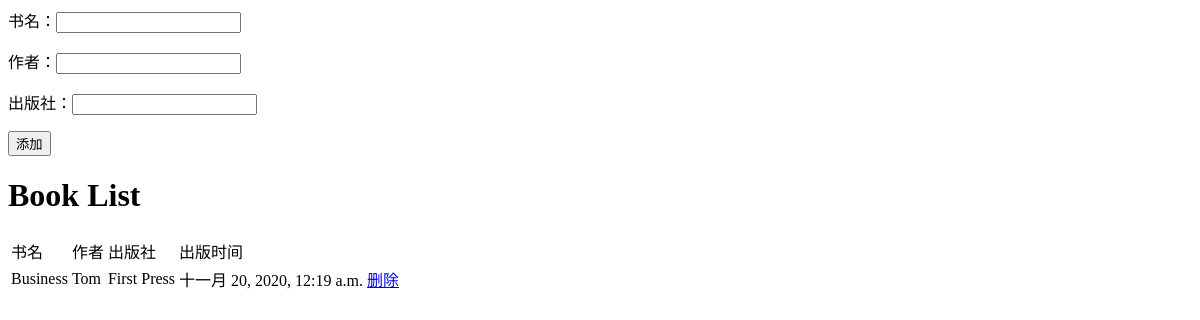
The app's page /, older data.
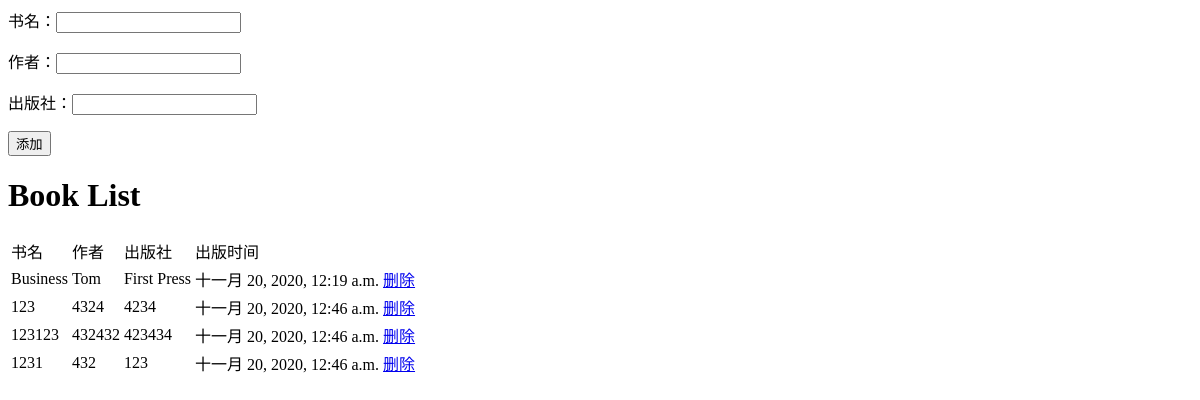
The same page, newer data.
### myApp/models.py (models this page shows)
class Book(models.Model):
    name = models.CharField(max_length=200)
    author = models.CharField(max_length=100)
    pub_house = models.CharField(max_length=200)
    pub_date = models.DateTimeField('date published')

### myApp/views.py (the view)
# urls.py: path('', views.detail, name='detail'),
def detail(request):
    book_list = Book.objects.order_by('pub_date')[:5]
    context = {'book_list': book_list}
    return render(request, 'myApp/detail.html', context)

### myApp/templates/myApp/detail.html (shortened to what this page needs)
<form action="/addBook/" method="post" name="addBook">
  <p><span>书名：</span><input type="text" name="name" /></p>
  <p><span>作者：</span><input type="text" name="author" /></p>
  <p><span>出版社：</span><input type="text" name="pub_house" /></p>
  <input type="submit" value="添加" />
</form>
<h1>Book List</h1>
<table>
  <tr>
    <td>书名</td>
    <td>作者</td>
    <td>出版社</td>
    <td>出版时间</td>
  </tr>
  {% for book in book_list.all %}
  <tr>
    <td>{{ book.name }}</td>
    <td>{{ book.author }}</td>
    <td>{{ book.pub_house }}</td>
    <td>{{ book.pub_date }}</td>
    <td><a href="{% url 'delBook' book.id %}">删除</a></td>
  </tr>
  {% endfor %}
</table>

Row changes from the older to the newer data that the page shows:
added Book: name "123", author "4324", pub_house "4234", pub_date "十一月 20, 2020, 12:46 a.m."
added Book: name "123123", author "432432", pub_house "423434", pub_date "十一月 20, 2020, 12:46 a.m."
added Book: name "1231", author "432", pub_house "123", pub_date "十一月 20, 2020, 12:46 a.m."
